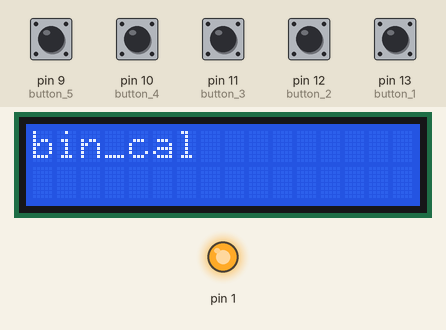
Bench run of a sketch on a simulated Arduino Uno, built with avr-gcc and run on an emulated ATmega328P. On the bench: 16×2 character LCD, output pins drawn as LEDs (lit = HIGH). Dashed ring = blinking. Inputs (shaded band) come from the test bench; at power-on: pin 9 (button_5), pin 10 (button_4), pin 11 (button_3), pin 12 (button_2), pin 13 (button_1) LOW.

Above: at 0.2 s.
3.4 s: pin 10 (button_4) pulled HIGH for 1 s
At 4.9 s:
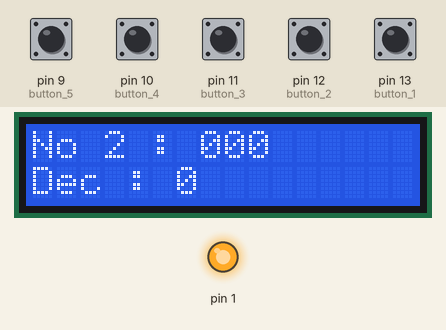
5.9 s: pin 9 (button_5) pulled HIGH for 1 s
At 6.14 s:
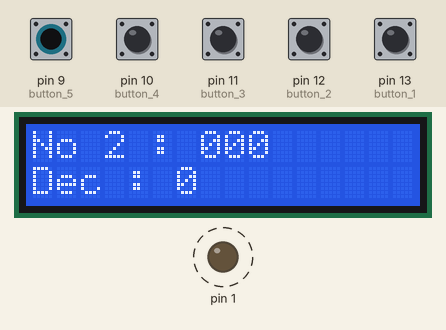
8.4 s: pin 11 (button_3) pulled HIGH for 0.25 s
At 9.5 s:
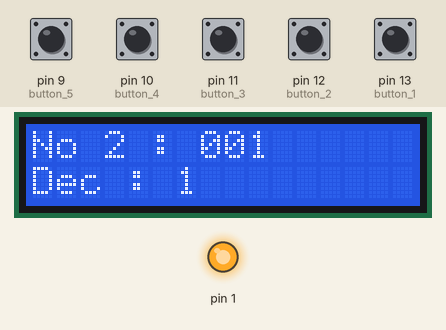
10.1 s: pin 12 (button_2) pulled HIGH for 0.25 s
At 11.4 s:
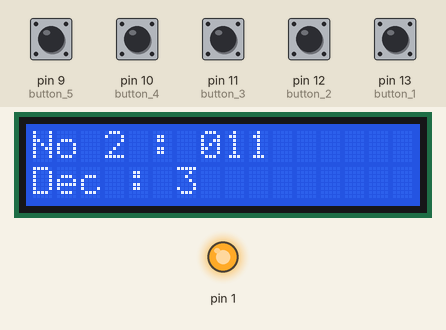
11.8 s: pin 13 (button_1) pulled HIGH for 0.25 s
At 12.4 s:
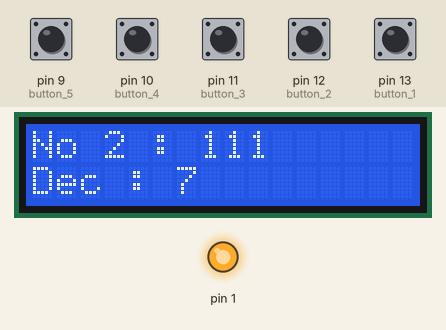
13.5 s: pin 10 (button_4) pulled HIGH for 0.25 s
At 14.4 s:
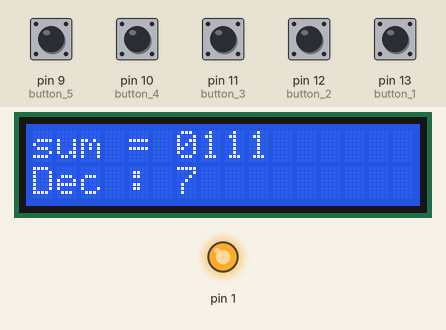
Timing chart, 0 to 16.2 s (numbered marks = the images above; inputs shaded):
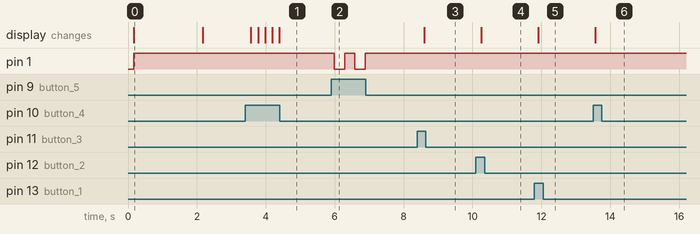

The sketch:

code.ino
```cpp
#include <LiquidCrystal.h>

LiquidCrystal lcd(7, 6, 5, 4, 3, 2);

int buttonState = LOW;
int dispMode = 1;
int lightMode=1;

int a[4]={0,0,0,0};
int b[4]={0,0,0,0};
int a_dec=0;
int b_dec=0;
int sum_bin[4];
int sum_dec=0;

void setup()
{
  pinMode(13,INPUT); //button 1
  pinMode(12,INPUT); //button 2
  pinMode(11,INPUT); //button 3
  pinMode(10,INPUT); //button 4
  pinMode(9,INPUT);  //button 5
  lcd.begin(16, 2);
  pinMode(1,OUTPUT);
  delay(100);
  digitalWrite(1,HIGH);
  lcd.print("bin_cal");
  delay(2000);
  lcd.clear();
}

void loop()
{

  buttonState = digitalRead(9); //LED
  if(buttonState==HIGH)
  {
    toggle();
  }


  buttonState = digitalRead(10);
  if(buttonState==HIGH)
  {
    disp();
  }

  button3:
  buttonState = digitalRead(11);
  if(buttonState==HIGH)
  {
    if(dispMode==2)
    {
      if(a[3]==0) a[3]=1;
      else a[3]=0;
      lcd.clear();
      lcd.print("No 1 : ");
      lcd.print(a[1]);
      lcd.print(a[2]);
      lcd.print(a[3]);
      a_dec=a[1]*4+a[2]*2+a[3];
      lcd.setCursor(0,1);
      lcd.print("Dec : ");
      lcd.print(a_dec);
      delay(250);
      goto button3;

    }
    if(dispMode==3)
    {
      if(b[3]==0) b[3]=1;
      else b[3]=0;
      lcd.clear();
      lcd.print("No 2 : ");
      lcd.print(b[1]);
      lcd.print(b[2]);
      lcd.print(b[3]);
      b_dec=b[1]*4+b[2]*2+b[3];
      lcd.setCursor(0,1);
      lcd.print("Dec : ");
      lcd.print(b_dec);
      delay(250);
      goto button3;

    }
  }

  button2:
  buttonState = digitalRead(12);
  if(buttonState==HIGH)
  {
    if(dispMode==2)
    {
      if(a[2]==0) a[2]=1;
      else a[2]=0;
      lcd.clear();
      lcd.print("No 1 : ");
      lcd.print(a[1]);
      lcd.print(a[2]);
      lcd.print(a[3]);
      a_dec=a[1]*4+a[2]*2+a[3];
      lcd.setCursor(0,1);
      lcd.print("Dec : ");
      lcd.print(a_dec);
      delay(250);
      goto button2;

    }
    if(dispMode==3)
    {
      if(b[2]==0) b[2]=1;
      else b[2]=0;
      lcd.clear();
      lcd.print("No 2 : ");
      lcd.print(b[1]);
      lcd.print(b[2]);
      lcd.print(b[3]);
      b_dec=b[1]*4+b[2]*2+b[3];
      lcd.setCursor(0,1);
      lcd.print("Dec : ");
      lcd.print(b_dec);
      delay(250);
      goto button2;

    }
  }

  button1:
  buttonState = digitalRead(13);
  if(buttonState==HIGH)
  {
    if(dispMode==2)
    {
      if(a[1]==0) a[1]=1;
      else a[1]=0;
      lcd.clear();
      lcd.print("No 1 : ");
      lcd.print(a[1]);
      lcd.print(a[2]);
      lcd.print(a[3]);
      a_dec=a[1]*4+a[2]*2+a[3];
      lcd.setCursor(0,1);
      lcd.print("Dec : ");
      lcd.print(a_dec);
      delay(250);
      goto button1;

    }
    if(dispMode==3)
    {
      if(b[1]==0) b[1]=1;
      else b[1]=0;
      lcd.clear();
      lcd.print("No 2 : ");
      lcd.print(b[1]);
      lcd.print(b[2]);
      lcd.print(b[3]);
      b_dec=b[1]*4+b[2]*2+b[3];
      lcd.setCursor(0,1);
      lcd.print("Dec : ");
      lcd.print(b_dec);
      delay(250);
      goto button1;

    }
  }

  delay(200);
}

void toggle()
{
  if(lightMode==1)
  {
    digitalWrite(1,LOW);
    lightMode=2;
  }
  else if(lightMode==2)
  {
    digitalWrite(1,HIGH);
    lightMode=1;
  }
  delay(100);
}

void disp()
{
  a_dec=a[1]*4+a[2]*2+a[3];
  b_dec=b[1]*4+b[2]*2+b[3];
  if(dispMode==1)
  {
   lcd.clear();
   lcd.print("No 1 : ");
   lcd.print(a[1]);
   lcd.print(a[2]);
   lcd.print(a[3]);
   lcd.setCursor(0,1);
   lcd.print("Dec : ");
   lcd.print(a_dec);
   dispMode=2;
  }
  else if(dispMode==2)
  {
   lcd.clear();
   lcd.print("No 2 : ");
   lcd.print(b[1]);
   lcd.print(b[2]);
   lcd.print(b[3]);
   lcd.setCursor(0,1);
   lcd.print("Dec : ");
   lcd.print(b_dec);
   dispMode=3;
  }
  else if(dispMode==3)
  {
   lcd.clear();
   sum();
   lcd.print("sum = ");
   for(int i=3;i>=0;i--)
   {
     lcd.print(sum_bin[i]);
   }
   lcd.setCursor(0,1);
   lcd.print("Dec : ");
   lcd.print(sum_dec);
   dispMode=1;
  }
}

void sum()
{
  a_dec=a[1]*4+a[2]*2+a[3];
  b_dec=b[1]*4+b[2]*2+b[3];
  sum_dec=a_dec+b_dec;

  int i=0;
  int temp = sum_dec;
  while(temp>0)
  {
    sum_bin[i]=temp%2;
    temp/=2;
    i++;
  }
}
```

Measured:
- after the input at 3.4 s, the display: first changes after 0.17 s (image 1 shows a later state)
- after the input at 5.9 s, pin 1: alternates HIGH for 0.30 s and LOW for 0.30 s, 4 changes in all, then stays HIGH, starting after 0.09 s
- after the input at 8.4 s, the display: changes after 0.20 s (image 3)
- after the input at 10.1 s, the display: changes after 0.15 s (image 4)
- after the input at 11.8 s, the display: changes after 0.11 s (image 5)
- after the input at 13.5 s, the display: changes after 0.06 s (image 6)
- what the display in image 0 shows lasts 2.0 s, from 0.2 s to 2.2 s
